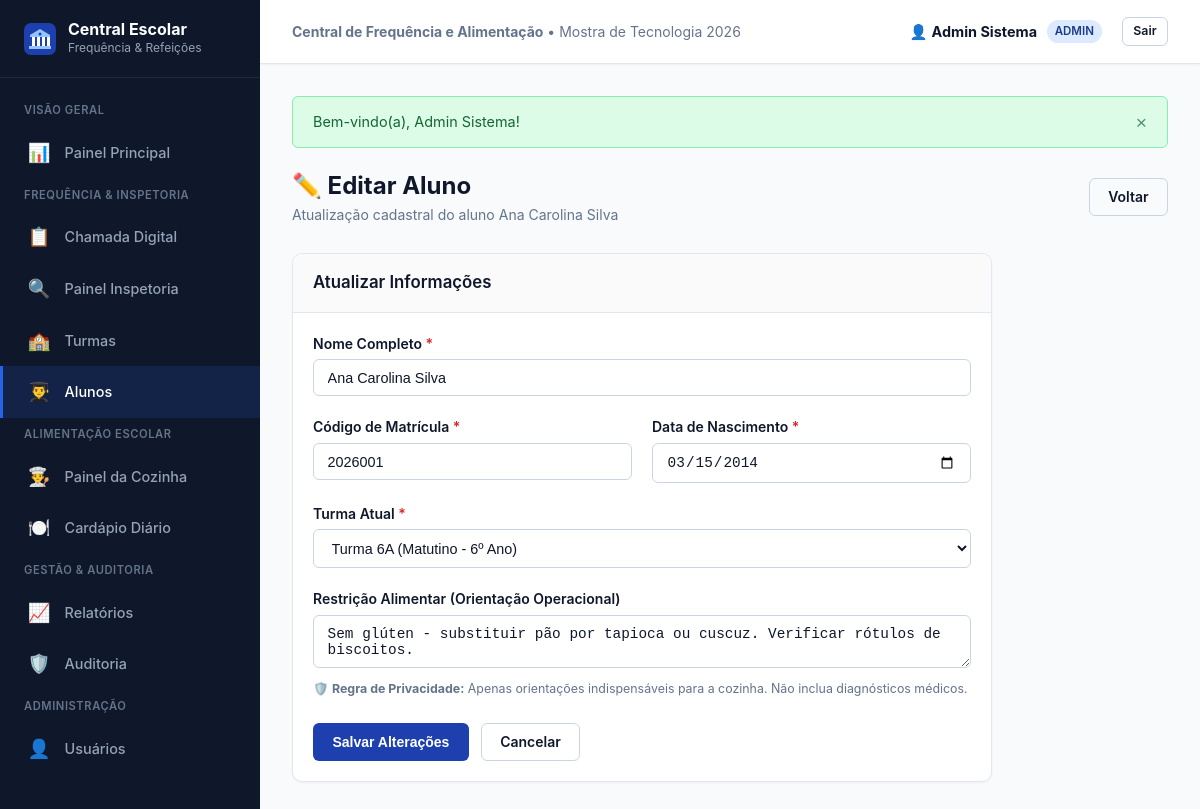
The app's page /alunos/editar/1 (signed in) with its own data.
### tables this page shows
CREATE TABLE IF NOT EXISTS aluno (
    id                  INT UNSIGNED    NOT NULL AUTO_INCREMENT,
    nome                VARCHAR(150)    NOT NULL COMMENT 'Nome completo do aluno',
    data_nascimento     DATE            NOT NULL COMMENT 'Data de nascimento',
    matricula_codigo    VARCHAR(30)     NOT NULL COMMENT 'Código único de matrícula do aluno',
    ativo               TINYINT(1)      NOT NULL DEFAULT 1 COMMENT '1 = ativo, 0 = inativo',
    created_at          DATETIME        NOT NULL DEFAULT CURRENT_TIMESTAMP,
    updated_at          DATETIME        NOT NULL DEFAULT CURRENT_TIMESTAMP ON UPDATE CURRENT_TIMESTAMP,
    PRIMARY KEY (id),
    UNIQUE KEY uk_aluno_matricula_codigo (matricula_codigo)
);

CREATE TABLE IF NOT EXISTS restricao_alimentar (
    id                      INT UNSIGNED    NOT NULL AUTO_INCREMENT,
    aluno_id                INT UNSIGNED    NOT NULL COMMENT 'FK para aluno',
    orientacao_operacional  TEXT            NOT NULL
                            COMMENT 'Orientação operacional - SEM diagnósticos médicos',
    registrado_por          INT UNSIGNED    NOT NULL COMMENT 'FK para usuário que registrou',
    ativo                   TINYINT(1)      NOT NULL DEFAULT 1 COMMENT '1 = ativo, 0 = inativo',
    created_at              DATETIME        NOT NULL DEFAULT CURRENT_TIMESTAMP,
    updated_at              DATETIME        NOT NULL DEFAULT CURRENT_TIMESTAMP ON UPDATE CURRENT_TIMESTAMP,
    PRIMARY KEY (id),
    CONSTRAINT fk_restricao_aluno
        FOREIGN KEY (aluno_id) REFERENCES aluno(id)
        ON DELETE RESTRICT ON UPDATE CASCADE,
    CONSTRAINT fk_restricao_usuario
        FOREIGN KEY (registrado_por) REFERENCES usuario(id)
        ON DELETE RESTRICT ON UPDATE CASCADE
);

### app/controllers/AlunosController.php (called while the page is built, shortened)
<?php
class AlunosController extends Controller
{
    public function editar(int $id = 0): void
    {
        $alunoModel = $this->model('Aluno');
        $aluno = $alunoModel->findById($id);
        $turmaModel = $this->model('Turma');
        $anoLetivoModel = $this->model('AnoLetivo');
        $anoLetivo = $anoLetivoModel->findAtivo();
        $turmas = $anoLetivo ? $turmaModel->findByAnoLetivo($anoLetivo->id) : [];
        $restricaoModel = $this->model('RestricaoAlimentar');
        $restricoes = $restricaoModel->findByAluno($id);
        $restricaoAtual = !empty($restricoes) ? $restricoes[0]->orientacao_operacional : '';
        $stmtMatricula = Database::connect()->prepare("SELECT turma_id FROM matricula WHERE aluno_id = :aluno_id AND status = 'ativa' LIMIT 1");
        $stmtMatricula->execute(['aluno_id' => $id]);
        $turmaAtualId = $stmtMatricula->fetchColumn() ?: 0;
        $this->view('alunos/editar', [
            'titulo'               => 'Editar Aluno',
            'aluno'                => $aluno,
            'turmas'               => $turmas,
            'turmaAtualId'         => $turmaAtualId,
            'restricaoOperacional' => $restricaoAtual,
        ]);
    }
}

### core/App.php (called while the page is built, shortened)
<?php
class App
{
    protected string $method = 'index';
    public function __construct()
    {
        $url = $this->parseUrl();
        if (isset($url[0]) && !empty($url[0])) {
            $nomeControlador = ucfirst(strtolower($url[0])) . 'Controller';
            $arquivoControlador = ROOT_PATH . '/app/controllers/' . $nomeControlador . '.php';
            if (file_exists($arquivoControlador)) {
                unset($url[0]);
            } else {
                $this->exibir404();
                return;
            }
        }
        $this->controller = new $this->controller();
        if (isset($url[1]) && !empty($url[1])) {
            $metodo = strtolower($url[1]);
            if (method_exists($this->controller, $metodo)) {
                $this->method = $metodo;
                unset($url[1]);
            } else {
                $this->exibir404();
                return;
            }
        }
        $this->params = $url ? array_values($url) : [];
        call_user_func_array([$this->controller, $this->method], $this->params);
    }
    protected function parseUrl(): array
    {
        if (isset($_GET['url'])) {
            $url = filter_var(rtrim($_GET['url'], '/'), FILTER_SANITIZE_URL);
            return explode('/', $url);
        }
        return [];
    }
}

### index.php (called while the page is built, shortened)
<?php
require_once ROOT_PATH . '/config/database.php';
require_once ROOT_PATH . '/core/App.php';
require_once ROOT_PATH . '/core/Controller.php';
require_once ROOT_PATH . '/core/Model.php';
require_once ROOT_PATH . '/core/Helpers.php';
$app = new App();

### core/Model.php (called while the page is built, shortened)
<?php
class Model
{
    protected PDO $db;
    protected string $table = '';
    public function __construct()
    {
        $this->db = Database::connect();
    }
    public function findById(int $id): object|false
    {
        $sql = "SELECT * FROM {$this->table} WHERE id = :id LIMIT 1";
        $stmt = $this->db->prepare($sql);
        $stmt->bindParam(':id', $id, PDO::PARAM_INT);
        $stmt->execute();
        return $stmt->fetch();
    }
}

### config/database.php (called while the page is built, shortened)
<?php
class Database
{
    private static ?Database $instance = null;
    private function __construct()
    {
        $dsn = 'mysql:host=' . DB_HOST . ';dbname=' . DB_NAME . ';charset=' . DB_CHARSET;
        $opcoes = [
            PDO::ATTR_ERRMODE            => PDO::ERRMODE_EXCEPTION,
            PDO::ATTR_DEFAULT_FETCH_MODE => PDO::FETCH_OBJ,
            PDO::ATTR_EMULATE_PREPARES   => false,
        ];
        try {
            $this->pdo = new PDO($dsn, DB_USER, DB_PASS, $opcoes);
        } catch (PDOException $e) {
            die('Erro ao conectar com o banco de dados: ' . $e->getMessage());
        }
    }
    public static function connect(): PDO
    {
        if (self::$instance === null) {
            self::$instance = new self();
        }
        return self::$instance->pdo;
    }
}

### app/models/RestricaoAlimentar.php (called while the page is built, shortened)
<?php
class RestricaoAlimentar extends Model
{
    public function findByAluno(int $alunoId): array
    {
        $stmt = $this->db->prepare("SELECT r.*, u.nome as registrado_por_nome FROM restricao_alimentar r
                INNER JOIN usuario u ON u.id = r.registrado_por
                WHERE r.aluno_id = :aluno_id AND r.ativo = 1 ORDER BY r.created_at DESC");
        $stmt->execute(['aluno_id' => $alunoId]);
        return $stmt->fetchAll();
    }
}

### app/models/Turma.php (called while the page is built, shortened)
<?php
class Turma extends Model
{
    public function findByAnoLetivo(int $anoLetivoId): array
    {
        $stmt = $this->db->prepare("SELECT t.*,
                (SELECT COUNT(*) FROM matricula m WHERE m.turma_id = t.id AND m.status = 'ativa') as total_alunos
                FROM turma t WHERE t.ano_letivo_id = :ano_letivo_id ORDER BY t.turno, t.nome");
        $stmt->execute(['ano_letivo_id' => $anoLetivoId]);
        return $stmt->fetchAll();
    }
}

### app/models/AnoLetivo.php (called while the page is built, shortened)
<?php
class AnoLetivo extends Model
{
    public function findAtivo(): object|false
    {
        $stmt = $this->db->query("SELECT * FROM ano_letivo WHERE ativo = 1 ORDER BY ano DESC LIMIT 1");
        return $stmt->fetch();
    }
}

### app/views/alunos/editar.php (the view, shortened to what this page needs)
<div class="page-header">
    <div>
        <h1 class="page-header-title">✏️ Editar Aluno</h1>
        <p class="breadcrumb-info">Atualização cadastral do aluno <?= sanitize($aluno->nome) ?></p>
    </div>
    <div class="page-header-actions">
        <a href="<?= BASE_URL ?>/alunos" class="btn btn-outline">Voltar</a>
    </div>
</div>
<div class="card" style="max-width: 700px;">
    <div class="card-header">
        <h3>Atualizar Informações</h3>
    </div>
    <div class="card-body">
        <form action="<?= BASE_URL ?>/alunos/editar/<?= $aluno->id ?>" method="POST">
            <div class="form-group">
                <label for="nome" class="form-label required">Nome Completo</label>
                <input type="text" id="nome" name="nome" class="form-control" value="<?= sanitize($aluno->nome) ?>" required autofocus>
            </div>
            <div class="form-row">
                <div class="form-group">
                    <label for="matricula_codigo" class="form-label required">Código de Matrícula</label>
                    <input type="text" id="matricula_codigo" name="matricula_codigo" class="form-control" value="<?= sanitize($aluno->matricula_codigo) ?>" required>
                </div>
                <div class="form-group">
                    <label for="data_nascimento" class="form-label required">Data de Nascimento</label>
                    <input type="date" id="data_nascimento" name="data_nascimento" class="form-control" value="<?= $aluno->data_nascimento ?>" required>
                </div>
            </div>
            <div class="form-group">
                <label for="turma_id" class="form-label required">Turma Atual</label>
                <select id="turma_id" name="turma_id" class="form-control" required>
                    <?php foreach ($turmas as $t): ?>
                        <option value="<?= $t->id ?>" <?= ($t->id == $turmaAtualId) ? 'selected' : '' ?>>
                            Turma <?= sanitize($t->nome) ?> (<?= ucfirst(sanitize($t->turno)) ?> - <?= sanitize($t->serie) ?>)
                        </option>
                    <?php endforeach; ?>
                </select>
            </div>
            <div class="form-group">
                <label for="orientacao_operacional" class="form-label">
                    Restrição Alimentar (Orientação Operacional)
                </label>
                <textarea id="orientacao_operacional" name="orientacao_operacional" class="form-control" rows="2"
                          placeholder="Ex: Sem glúten, sem lactose..."><?= sanitize($restricaoOperacional ?? '') ?></textarea>
                <div class="form-help">
                    🛡️ <strong>Regra de Privacidade:</strong> Apenas orientações indispensáveis para a cozinha. Não inclua diagnósticos médicos.
                </div>
            </div>
            <div style="display: flex; gap: 0.75rem; margin-top: 1.5rem;">
                <button type="submit" class="btn btn-primary">Salvar Alterações</button>
                <a href="<?= BASE_URL ?>/alunos" class="btn btn-outline">Cancelar</a>
            </div>
        </form>
    </div>
</div>

### public/css/style.css (style rules this page uses)
:root { --primary: #1e40af; --primary-hover: #1d4ed8; --primary-light: #dbeafe; --primary-dark: #1e3a8a; --success: #16a34a; --success-light: #dcfce7; --success-border: #86efac; --warning: #d97706; --warning-light: #fef3c7; --warning-border: #fcd34d; --danger: #dc2626; --danger-light: #fee2e2; --danger-border: #fca5a5; --info: #0284c7; --info-light: #e0f2fe; --info-border: #7dd3fc; --bg-app: #f8fafc; --surface: #ffffff; --surface-hover: #f1f5f9; --border: #e2e8f0; --border-dark: #cbd5e1; --text-main: #0f172a; --text-muted: #64748b; --text-light: #94a3b8; --sidebar-bg: #0f172a; --sidebar-hover: #1e293b; --sidebar-active: #2563eb; --sidebar-text: #94a3b8; --sidebar-text-active: #ffffff; --radius-sm: 6px; --radius-md: 10px; --radius-lg: 14px; --shadow-sm: 0 1px 2px 0 rgba(0, 0, 0, 0.05); --shadow-md: 0 4px 6px -1px rgba(0, 0, 0, 0.1), 0 2px 4px -2px rgba(0, 0, 0, 0.1); --shadow-lg: 0 10px 15px -3px rgba(0, 0, 0, 0.1), 0 4px 6px -4px rgba(0, 0, 0, 0.1); --transition: all 0.2s cubic-bezier(0.4, 0, 0.2, 1); }
*, *::before, *::after { box-sizing: border-box; margin: 0; padding: 0; }
body { font-family: -apple-system, BlinkMacSystemFont, "Segoe UI", Roboto, Helvetica, Arial, sans-serif; background-color: var(--bg-app); color: var(--text-main); line-height: 1.5; font-size: 15px; -webkit-font-smoothing: antialiased; }
.breadcrumb-info { font-size: 0.875rem; color: var(--text-muted); }
.page-header { display: flex; align-items: center; justify-content: space-between; margin-bottom: 1.75rem; flex-wrap: wrap; gap: 1rem; }
.page-header-title { font-size: 1.5rem; font-weight: 700; color: var(--text-main); display: flex; align-items: center; gap: 0.6rem; }
.page-header-actions { display: flex; align-items: center; gap: 0.75rem; }
.card { background-color: var(--surface); border-radius: var(--radius-md); border: 1px solid var(--border); box-shadow: var(--shadow-sm); margin-bottom: 1.5rem; overflow: hidden; }
.card-header { padding: 1rem 1.25rem; border-bottom: 1px solid var(--border); background-color: #fafafa; display: flex; align-items: center; justify-content: space-between; }
.card-header h3 { font-size: 1.05rem; font-weight: 600; color: var(--text-main); }
.card-body { padding: 1.25rem; }
.btn { display: inline-flex; align-items: center; justify-content: center; gap: 0.5rem; padding: 0.55rem 1.15rem; font-size: 0.875rem; font-weight: 600; border-radius: var(--radius-sm); border: 1px solid transparent; cursor: pointer; text-decoration: none; transition: var(--transition); line-height: 1.3; }
.btn-primary { background-color: var(--primary); color: #ffffff; }
.btn-outline { background-color: transparent; border-color: var(--border-dark); color: var(--text-main); }
.form-group { margin-bottom: 1.25rem; }
.form-label { display: block; margin-bottom: 0.35rem; font-size: 0.875rem; font-weight: 600; color: var(--text-main); }
.form-label.required::after { content: " *"; color: var(--danger); }
.form-control { width: 100%; padding: 0.6rem 0.85rem; font-size: 0.9rem; border-radius: var(--radius-sm); border: 1px solid var(--border-dark); background-color: var(--surface); color: var(--text-main); transition: var(--transition); outline: none; }
.form-row { display: grid; grid-template-columns: repeat(auto-fit, minmax(220px, 1fr)); gap: 1.25rem; }
.form-help { font-size: 0.775rem; color: var(--text-muted); margin-top: 0.35rem; }

### records on screen
aluno: nome "Ana Carolina Silva", matricula_codigo "2026001", data_nascimento "03/15/2014"
restricao_alimentar: orientacao_operacional "Sem glúten - substituir pão por tapioca ou cuscuz. Verificar rótulos de biscoitos."

### other values on screen
APP_NAME "Central de Frequência e Alimentação"
$usuarioAtual['nome'] "Admin Sistema"
$perfilAtual "ADMIN"
$flash['message'] "Bem-vindo(a), Admin Sistema!"
